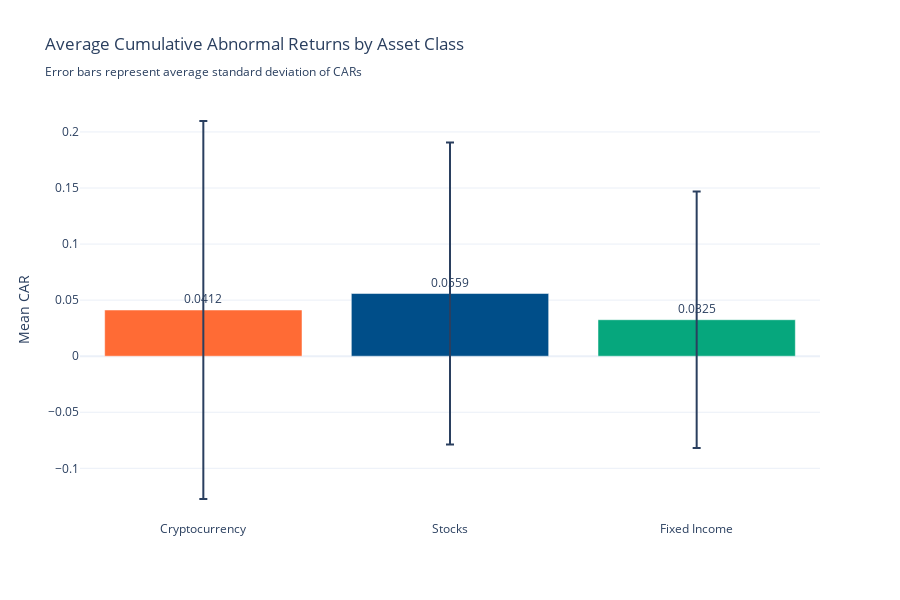

This figure's notebook cell:
### Markdown cell above
## Cross-Asset Market Response Comparison

Analyze how different asset classes respond to the same market events. This section examines:
- **Crypto vs. Stocks**: Do cryptocurrencies react more strongly than traditional markets?
- **Fixed Income Behavior**: Do bonds provide diversification during market stress?
- **Time Window Effects**: How do responses differ across 1d, 5d, 10d, and 20d windows?

### Code cell
# Cross-Asset Response Analysis
print("🔀 CROSS-ASSET MARKET RESPONSE ANALYSIS")
print("="*70)

# Separate by asset category
crypto_series = event_summary_aug[event_summary_aug['category'] == 'crypto']
stocks_series = event_summary_aug[event_summary_aug['category'] == 'stocks']
fixed_income_series = event_summary_aug[event_summary_aug['category'] == 'fixed']

print(f"\nAsset Class Coverage:")
print(f"  Crypto series: {len(crypto_series)}")
print(f"  Stocks series: {len(stocks_series)}")
print(f"  Fixed Income series: {len(fixed_income_series)}")

# Calculate aggregate statistics by asset class
asset_class_stats = pd.DataFrame({
    'Asset Class': ['Cryptocurrency', 'Stocks', 'Fixed Income'],
    'Mean CAR': [
        crypto_series['mean_car'].mean() if len(crypto_series) > 0 else 0,
        stocks_series['mean_car'].mean() if len(stocks_series) > 0 else 0,
        fixed_income_series['mean_car'].mean() if len(fixed_income_series) > 0 else 0
    ],
    'Median CAR': [
        crypto_series['median_car'].median() if len(crypto_series) > 0 else 0,
        stocks_series['median_car'].median() if len(stocks_series) > 0 else 0,
        fixed_income_series['median_car'].median() if len(fixed_income_series) > 0 else 0
    ],
    'Std CAR': [
        crypto_series['std_car'].mean() if len(crypto_series) > 0 else 0,
        stocks_series['std_car'].mean() if len(stocks_series) > 0 else 0,
        fixed_income_series['std_car'].mean() if len(fixed_income_series) > 0 else 0
    ],
    'Avg Events': [
        crypto_series['total_events'].mean() if len(crypto_series) > 0 else 0,
        stocks_series['total_events'].mean() if len(stocks_series) > 0 else 0,
        fixed_income_series['total_events'].mean() if len(fixed_income_series) > 0 else 0
    ],
    'Positive Ratio': [
        (crypto_series['positive_events'].sum() / crypto_series['total_events'].sum()) if len(crypto_series) > 0 and crypto_series['total_events'].sum() > 0 else 0,
        (stocks_series['positive_events'].sum() / stocks_series['total_events'].sum()) if len(stocks_series) > 0 and stocks_series['total_events'].sum() > 0 else 0,
        (fixed_income_series['positive_events'].sum() / fixed_income_series['total_events'].sum()) if len(fixed_income_series) > 0 and fixed_income_series['total_events'].sum() > 0 else 0
    ]
})

print("\nAsset Class Comparison:")
display(asset_class_stats)

# Save statistics
asset_class_stats.to_csv(FINAL_RESULTS_DIR / "tables" / "asset_class_comparison.csv", index=False)
print("✓ Saved: Asset Class Comparison Table")

# Visualization 1: Mean CAR by Asset Class
fig1 = go.Figure()

colors = {'Cryptocurrency': '#FF6B35', 'Stocks': '#004E89', 'Fixed Income': '#06A77D'}
for asset_class in ['Cryptocurrency', 'Stocks', 'Fixed Income']:
    row = asset_class_stats[asset_class_stats['Asset Class'] == asset_class].iloc[0]
    fig1.add_trace(go.Bar(
        name=asset_class,
        x=[asset_class],
        y=[row['Mean CAR']],
        error_y=dict(type='data', array=[row['Std CAR']]),
        marker_color=colors[asset_class],
        text=[f"{row['Mean CAR']:.4f}"],
        textposition='outside'
    ))

fig1.update_layout(
    title="Average Cumulative Abnormal Returns by Asset Class<br>" +
          "<sub>Error bars represent average standard deviation of CARs</sub>",
    yaxis_title="Mean CAR",
    height=600,
    template='plotly_white',
    showlegend=False
)

fig1.show()
fig1.write_html(FINAL_RESULTS_DIR / "plots" / "cross_asset_mean_car_comparison.html")
try:
    fig1.write_image(FINAL_RESULTS_DIR / "plots" / "cross_asset_mean_car_comparison.png", 
                     width=1200, height=800, scale=figure_dpi/100)
    print("✓ Saved: Cross-Asset Mean CAR Comparison (PNG)")
except Exception as e:
    print(f"Note: Could not save PNG: {e}")
print("✓ Saved: Cross-Asset Mean CAR Comparison (HTML)")

# Visualization 2: Distribution comparison
fig2 = go.Figure()

for asset_class, series, color in [
    ('Cryptocurrency', crypto_series, '#FF6B35'),
    ('Stocks', stocks_series, '#004E89'),
    ('Fixed Income', fixed_income_series, '#06A77D')
]:
    if len(series) > 0:
        fig2.add_trace(go.Box(
            y=series['mean_car'],
            name=asset_class,
            marker_color=color,
            boxmean='sd'
        ))

fig2.update_layout(
    title="Distribution of Mean CARs Across Asset Classes<br>" +
          "<sub>Box shows median, quartiles; diamond shows mean ± std dev</sub>",
    yaxis_title="Mean CAR",
    height=600,
    template='plotly_white'
)

fig2.show()
fig2.write_html(FINAL_RESULTS_DIR / "plots" / "cross_asset_car_distribution.html")
try:
    fig2.write_image(FINAL_RESULTS_DIR / "plots" / "cross_asset_car_distribution.png", 
                     width=1200, height=800, scale=figure_dpi/100)
    print("✓ Saved: Cross-Asset CAR Distribution (PNG)")
except Exception as e:
    print(f"Note: Could not save PNG: {e}")
print("✓ Saved: Cross-Asset CAR Distribution (HTML)")

# Visualization 3: Volatility (Std CAR) comparison
fig3 = go.Figure()

for asset_class in ['Cryptocurrency', 'Stocks', 'Fixed Income']:
    row = asset_class_stats[asset_class_stats['Asset Class'] == asset_class].iloc[0]
    fig3.add_trace(go.Bar(
        name=asset_class,
        x=[asset_class],
        y=[row['Std CAR']],
        marker_color=colors[asset_class],
        text=[f"{row['Std CAR']:.4f}"],
        textposition='outside'
    ))

fig3.update_layout(
    title="CAR Volatility by Asset Class<br>" +
          "<sub>Higher values indicate more variable event responses</sub>",
    yaxis_title="Average Std Dev of CAR",
    height=600,
    template='plotly_white',
    showlegend=False
)

fig3.show()
fig3.write_html(FINAL_RESULTS_DIR / "plots" / "cross_asset_volatility_comparison.html")
try:
    fig3.write_image(FINAL_RESULTS_DIR / "plots" / "cross_asset_volatility_comparison.png", 
                     width=1200, height=800, scale=figure_dpi/100)
    print("✓ Saved: Cross-Asset Volatility Comparison (PNG)")
except Exception as e:
    print(f"Note: Could not save PNG: {e}")
print("✓ Saved: Cross-Asset Volatility Comparison (HTML)")

print("\n" + "="*70)
print("KEY FINDINGS:")
print("="*70)
if len(crypto_series) > 0 and len(stocks_series) > 0:
    crypto_mean = crypto_series['mean_car'].mean()
    stocks_mean = stocks_series['mean_car'].mean()
    crypto_std = crypto_series['std_car'].mean()
    stocks_std = stocks_series['std_car'].mean()
    
    if abs(crypto_mean) > abs(stocks_mean):
        print(f"✓ Cryptocurrencies show {'STRONGER' if crypto_mean > 0 else 'WEAKER'} average event responses than stocks")
        print(f"  Crypto Mean CAR: {crypto_mean:.4f} vs. Stocks: {stocks_mean:.4f}")
    
    if crypto_std > stocks_std * 1.5:
        print(f"✓ Cryptocurrencies exhibit HIGHER volatility in event responses")
        print(f"  Crypto Avg Std: {crypto_std:.4f} vs. Stocks: {stocks_std:.4f}")
    
    crypto_pos_ratio = crypto_series['positive_events'].sum() / crypto_series['total_events'].sum() if crypto_series['total_events'].sum() > 0 else 0
    stocks_pos_ratio = stocks_series['positive_events'].sum() / stocks_series['total_events'].sum() if stocks_series['total_events'].sum() > 0 else 0
    
    if abs(crypto_pos_ratio - 0.5) > abs(stocks_pos_ratio - 0.5):
        print(f"✓ Cryptocurrencies show STRONGER asymmetry in event reactions")
        print(f"  Crypto Positive Ratio: {crypto_pos_ratio:.2%} vs. Stocks: {stocks_pos_ratio:.2%}")

print("="*70)

### Figure 1 — Plotly figure (JSON) as saved in the notebook; plotly's stock layout.template omitted (floating-point values rounded to 4 significant figures)
{"data": [{"error_y": {"array": [0.1686], "type": "data"}, "marker": {"color": "#FF6B35"}, "name": "Cryptocurrency", "text": ["0.0412"], "textposition": "outside", "type": "bar", "x": ["Cryptocurrency"], "y": [0.04121]}, {"error_y": {"array": [0.1347], "type": "data"}, "marker": {"color": "#004E89"}, "name": "Stocks", "text": ["0.0559"], "textposition": "outside", "type": "bar", "x": ["Stocks"], "y": [0.0559]}, {"error_y": {"array": [0.1143], "type": "data"}, "marker": {"color": "#06A77D"}, "name": "Fixed Income", "text": ["0.0325"], "textposition": "outside", "type": "bar", "x": ["Fixed Income"], "y": [0.03255]}], "layout": {"height": 600, "showlegend": false, "title": {"text": "Average Cumulative Abnormal Returns by Asset Class<br><sub>Error bars represent average standard deviation of CARs</sub>"}, "yaxis": {"title": {"text": "Mean CAR"}}}}
